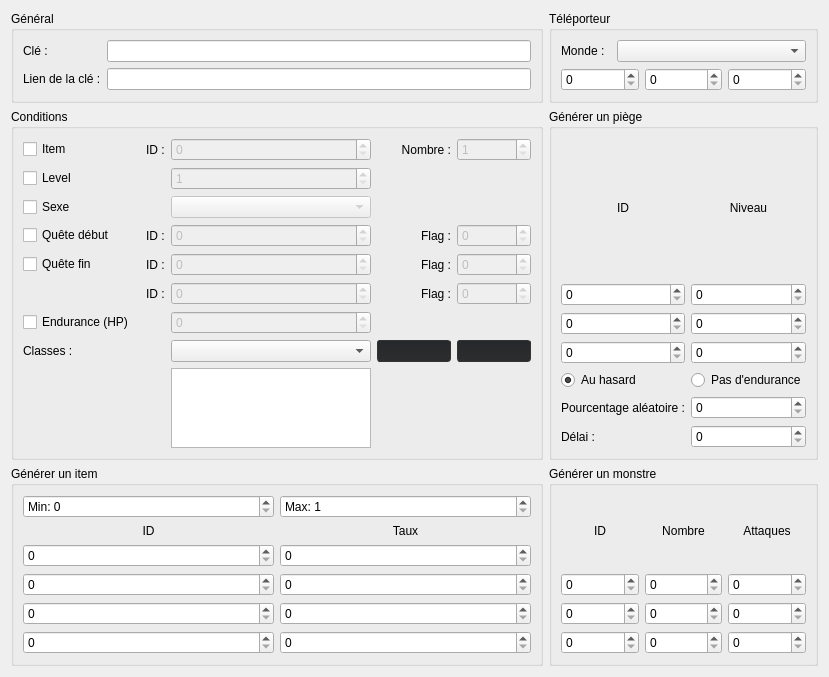
     <widget class="QWidget" name="tabCtrl">
      <attribute name="title">
       <string>Control</string>
      </attribute>
      <layout class="QGridLayout" name="gridLayout_4">
       <item row="0" column="2">
        <widget class="QGroupBox" name="groupBox_6">
         <property name="title">
          <string>Téléporteur</string>
         </property>
         <layout class="QVBoxLayout" name="verticalLayout_6">
          <item>
           <layout class="QHBoxLayout" name="horizontalLayout_6">
            <property name="topMargin">
             <number>0</number>
            </property>
            <item>
             <widget class="QLabel" name="label_28">
              <property name="maximumSize">
               <size>
                <width>50</width>
                <height>16777215</height>
               </size>
              </property>
              <property name="text">
               <string>Monde : </string>
              </property>
             </widget>
            </item>
            <item>
             <widget class="QComboBox" name="ctrlTeleWorld"/>
            </item>
           </layout>
          </item>
          <item>
           <layout class="QHBoxLayout" name="horizontalLayout_7">
            <property name="topMargin">
             <number>0</number>
            </property>
            <item>
             <widget class="QSpinBox" name="ctrlTeleWorldX">
              <property name="maximum">
               <number>999999</number>
              </property>
             </widget>
            </item>
            <item>
             <widget class="QSpinBox" name="ctrlTeleWorldY">
              <property name="maximum">
               <number>999999</number>
              </property>
             </widget>
            </item>
            <item>
             <widget class="QSpinBox" name="ctrlTeleWorldZ">
              <property name="maximum">
               <number>999999</number>
              </property>
             </widget>
            </item>
           </layout>
          </item>
         </layout>
        </widget>
       </item>
       <item row="2" column="2">
        <widget class="QGroupBox" name="groupBox_10">
         <property name="title">
          <string>Générer un monstre</string>
         </property>
         <layout class="QGridLayout" name="gridLayout_6">
          <item row="0" column="1">
           <widget class="QLabel" name="label_38">
            <property name="text">
             <string>ID</string>
            </property>
            <property name="alignment">
             <set>Qt::AlignCenter</set>
            </property>
           </widget>
          </item>
          <item row="0" column="3">
           <widget class="QLabel" name="label_40">
            <property name="text">
             <string>Attaques</string>
            </property>
            <property name="alignment">
             <set>Qt::AlignCenter</set>
            </property>
           </widget>
          </item>
          <item row="0" column="2">
           <widget class="QLabel" name="label_39">
            <property name="text">
             <string>Nombre</string>
            </property>
            <property name="alignment">
             <set>Qt::AlignCenter</set>
            </property>
           </widget>
          </item>
          <item row="2" column="1">
           <widget class="QSpinBox" name="ctrlMon1ID">
            <property name="maximum">
             <number>2147483647</number>
            </property>
           </widget>
          </item>
          <item row="3" column="1">
           <widget class="QSpinBox" name="ctrlMon2ID">
            <property name="maximum">
             <number>2147483647</number>
            </property>
           </widget>
          </item>
          <item row="1" column="2">
           <widget class="QSpinBox" name="ctrlMon0Num">
            <property name="maximum">
             <number>100</number>
            </property>
           </widget>
          </item>
          <item row="2" column="2">
           <widget class="QSpinBox" name="ctrlMon1Num">
            <property name="maximum">
             <number>100</number>
            </property>
           </widget>
          </item>
          <item row="3" column="2">
           <widget class="QSpinBox" name="ctrlMon2Num">
            <property name="maximum">
             <number>100</number>
            </property>
           </widget>
          </item>
          <item row="1" column="3">
           <widget class="QSpinBox" name="ctrlMon0Attack">
            <property name="maximum">
             <number>100</number>
            </property>
           </widget>
          </item>
          <item row="2" column="3">
           <widget class="QSpinBox" name="ctrlMon1Attack">
            <property name="maximum">
             <number>100</number>
            </property>
           </widget>
          </item>
          <item row="3" column="3">
           <widget class="QSpinBox" name="ctrlMon2Attack">
            <property name="maximum">
             <number>100</number>
            </property>
           </widget>
          </item>
          <item row="1" column="1">
           <widget class="QSpinBox" name="ctrlMon0ID">
            <property name="maximum">
             <number>2147483647</number>
            </property>
           </widget>
          </item>
         </layout>
        </widget>
       </item>
       <item row="0" column="0">
        <widget class="QGroupBox" name="groupBox_7">
         <property name="title">
          <string>Général</string>
         </property>
         <layout class="QFormLayout" name="formLayout_6">
          <item row="0" column="0">
           <widget class="QLabel" name="label_34">
            <property name="text">
             <string>Clé :</string>
            </property>
           </widget>
          </item>
          <item row="1" column="0">
           <widget class="QLabel" name="label_35">
            <property name="text">
             <string>Lien de la clé :</string>
            </property>
           </widget>
          </item>
          <item row="1" column="1">
           <widget class="QLineEdit" name="ctrlLinkKey">
            <property name="maxLength">
             <number>63</number>
            </property>
           </widget>
          </item>
          <item row="0" column="1">
           <widget class="QLineEdit" name="ctrlKey">
            <property name="maxLength">
             <number>63</number>
            </property>
           </widget>
          </item>
         </layout>
        </widget>
       </item>
       <item row="2" column="0">
        <widget class="QGroupBox" name="groupBox_8">
         <property name="title">
          <string>Générer un item</string>
         </property>
         <layout class="QGridLayout" name="gridLayout_5">
          <item row="0" column="1">
           <widget class="QSpinBox" name="ctrlItemMax">
            <property name="prefix">
             <string>Max: </string>
            </property>
            <property name="minimum">
             <number>1</number>
            </property>
            <property name="maximum">
             <number>100</number>
            </property>
           </widget>
          </item>
          <item row="2" column="1">
           <widget class="QLabel" name="label_37">
            <property name="text">
             <string>Taux</string>
            </property>
            <property name="alignment">
             <set>Qt::AlignCenter</set>
            </property>
           </widget>
          </item>
          <item row="3" column="1">
           <widget class="QSpinBox" name="ctrlItem0Per">
            <property name="maximum">
             <number>2147483647</number>
            </property>
           </widget>
          </item>
          <item row="4" column="1">
           <widget class="QSpinBox" name="ctrlItem1Per">
            <property name="maximum">
             <number>2147483647</number>
            </property>
           </widget>
          </item>
          <item row="5" column="1">
           <widget class="QSpinBox" name="ctrlItem2Per">
            <property name="maximum">
             <number>2147483647</number>
            </property>
           </widget>
          </item>
          <item row="5" column="0">
           <widget class="QSpinBox" name="ctrlItem2ID">
            <property name="maximum">
             <number>2147483647</number>
            </property>
           </widget>
          </item>
          <item row="4" column="0">
           <widget class="QSpinBox" name="ctrlItem1ID">
            <property name="maximum">
             <number>2147483647</number>
            </property>
           </widget>
          </item>
          <item row="3" column="0">
           <widget class="QSpinBox" name="ctrlItem0ID">
            <property name="maximum">
             <number>2147483647</number>
            </property>
           </widget>
          </item>
          <item row="2" column="0">
           <widget class="QLabel" name="label_36">
            <property name="text">
             <string>ID</string>
            </property>
            <property name="alignment">
             <set>Qt::AlignCenter</set>
            </property>
           </widget>
          </item>
          <item row="0" column="0">
           <widget class="QSpinBox" name="ctrlItemMin">
            <property name="prefix">
             <string>Min: </string>
            </property>
           </widget>
          </item>
          <item row="6" column="0">
           <widget class="QSpinBox" name="ctrlItem3ID">
            <property name="maximum">
             <number>2147483647</number>
            </property>
           </widget>
          </item>
          <item row="6" column="1">
           <widget class="QSpinBox" name="ctrlItem3Per">
            <property name="maximum">
             <number>2147483647</number>
            </property>
           </widget>
          </item>
         </layout>
        </widget>
       </item>
       <item row="1" column="0">
        <widget class="QGroupBox" name="groupBox_5">
         <property name="title">
          <string>Conditions</string>
         </property>
         <layout class="QGridLayout" name="gridLayout_3">
          <item row="0" column="2">
           <widget class="QLabel" name="label_25">
            <property name="text">
             <string>ID :</string>
            </property>
           </widget>
          </item>
          <item row="0" column="6">
           <widget class="QSpinBox" name="ctrlCondItemID">
            <property name="enabled">
             <bool>false</bool>
            </property>
            <property name="maximum">
             <number>2147483647</number>
            </property>
           </widget>
          </item>
          <item row="0" column="7">
           <widget class="QLabel" name="label_24">
            <property name="text">
             <string>Nombre :</string>
            </property>
            <property name="alignment">
             <set>Qt::AlignRight|Qt::AlignTrailing|Qt::AlignVCenter</set>
            </property>
           </widget>
          </item>
          <item row="0" column="0">
           <widget class="QCheckBox" name="ctrlCondItem">
            <property name="text">
             <string>Item</string>
            </property>
           </widget>
          </item>
          <item row="0" column="9">
           <widget class="QSpinBox" name="ctrlCondItemCount">
            <property name="enabled">
             <bool>false</bool>
            </property>
            <property name="minimum">
             <number>1</number>
            </property>
            <property name="maximum">
             <number>9</number>
            </property>
           </widget>
          </item>
          <item row="1" column="0">
           <widget class="QCheckBox" name="ctrlCondLevel">
            <property name="text">
             <string>Level</string>
            </property>
           </widget>
          </item>
          <item row="1" column="6">
           <widget class="QSpinBox" name="ctrlCondMinLevel">
            <property name="enabled">
             <bool>false</bool>
            </property>
            <property name="minimum">
             <number>1</number>
            </property>
            <property name="maximum">
             <number>999</number>
            </property>
           </widget>
          </item>
          <item row="2" column="0">
           <widget class="QCheckBox" name="ctrlCondSex">
            <property name="text">
             <string>Sexe</string>
            </property>
           </widget>
          </item>
          <item row="2" column="6">
           <widget class="QComboBox" name="ctrlCondSexType">
            <property name="enabled">
             <bool>false</bool>
            </property>
           </widget>
          </item>
          <item row="3" column="0" colspan="2">
           <widget class="QCheckBox" name="ctrlCondQuestBeg">
            <property name="text">
             <string>Quête début</string>
            </property>
           </widget>
          </item>
          <item row="3" column="2">
           <widget class="QLabel" name="label_29">
            <property name="maximumSize">
             <size>
              <width>20</width>
              <height>16777215</height>
             </size>
            </property>
            <property name="text">
             <string>ID :</string>
            </property>
           </widget>
          </item>
          <item row="3" column="6">
           <widget class="QSpinBox" name="ctrlCondQuest0ID">
            <property name="enabled">
             <bool>false</bool>
            </property>
            <property name="minimumSize">
             <size>
              <width>103</width>
              <height>0</height>
             </size>
            </property>
            <property name="maximum">
             <number>2147483647</number>
            </property>
           </widget>
          </item>
          <item row="3" column="7">
           <widget class="QLabel" name="label_26">
            <property name="text">
             <string>Flag :</string>
            </property>
            <property name="alignment">
             <set>Qt::AlignRight|Qt::AlignTrailing|Qt::AlignVCenter</set>
            </property>
           </widget>
          </item>
          <item row="3" column="9">
           <widget class="QSpinBox" name="ctrlCondQuest0Flag">
            <property name="enabled">
             <bool>false</bool>
            </property>
            <property name="maximum">
             <number>9999</number>
            </property>
           </widget>
          </item>
          <item row="7" column="0">
           <widget class="QLabel" name="label_27">
            <property name="text">
             <string>Classes :</string>
            </property>
           </widget>
          </item>
          <item row="7" column="6">
           <widget class="QComboBox" name="ctrlCondJobList"/>
          </item>
          <item row="7" column="7">
           <widget class="QPushButton" name="ctrlCondAddJob">
            <property name="styleSheet">
             <string notr="true">QPushButton {
border: 1px solid #333333;
border-radius: 3px;
	background-color: qlineargradient(spread:pad, x1:0, y1:1, x2:0, y2:0, stop:0 rgba(45, 45, 46, 255), stop:1 rgba(37, 40, 43, 255));
padding: 3px 20px;

}

QPushButton:hover {
	background-color: qlineargradient(spread:pad, x1:0, y1:1, x2:0, y2:0, stop:0 rgba(37, 37, 38, 255), stop:1 rgba(27, 29, 31, 255));
}
</string>
            </property>
            <property name="text">
             <string/>
            </property>
            <property name="icon">
             <iconset resource="MainFrame.qrc">
              <normaloff>:/MainFrame/Resources/Icons_New/plus-math.png</normaloff>:/MainFrame/Resources/Icons_New/plus-math.png</iconset>
            </property>
           </widget>
          </item>
          <item row="7" column="9">
           <widget class="QPushButton" name="ctrlCondRemoveJob">
            <property name="styleSheet">
             <string notr="true">QPushButton {
border: 1px solid #333333;
border-radius: 3px;
	background-color: qlineargradient(spread:pad, x1:0, y1:1, x2:0, y2:0, stop:0 rgba(45, 45, 46, 255), stop:1 rgba(37, 40, 43, 255));
padding: 3px 20px;

}

QPushButton:hover {
	background-color: qlineargradient(spread:pad, x1:0, y1:1, x2:0, y2:0, stop:0 rgba(37, 37, 38, 255), stop:1 rgba(27, 29, 31, 255));
}
</string>
            </property>
            <property name="text">
             <string/>
            </property>
            <property name="icon">
             <iconset resource="MainFrame.qrc">
              <normaloff>:/MainFrame/Resources/Icons_New/trash.png</normaloff>:/MainFrame/Resources/Icons_New/trash.png</iconset>
            </property>
           </widget>
          </item>
          <item row="8" column="6">
           <widget class="QListWidget" name="ctrlCondJobs">
            <property name="maximumSize">
             <size>
              <width>200</width>
              <height>80</height>
             </size>
            </property>
            <property name="editTriggers">
             <set>QAbstractItemView::NoEditTriggers</set>
            </property>
           </widget>
          </item>
          <item row="5" column="9">
           <widget class="QSpinBox" name="ctrlCondQuest2Flag">
            <property name="enabled">
             <bool>false</bool>
            </property>
            <property name="maximum">
             <number>9999</number>
            </property>
           </widget>
          </item>
          <item row="4" column="6">
           <widget class="QSpinBox" name="ctrlCondQuest1ID">
            <property name="enabled">
             <bool>false</bool>
            </property>
            <property name="minimumSize">
             <size>
              <width>103</width>
              <height>0</height>
             </size>
            </property>
            <property name="maximum">
             <number>2147483647</number>
            </property>
           </widget>
          </item>
          <item row="4" column="9">
           <widget class="QSpinBox" name="ctrlCondQuest1Flag">
            <property name="enabled">
             <bool>false</bool>
            </property>
            <property name="maximum">
             <number>9999</number>
            </property>
           </widget>
          </item>
          <item row="4" column="2">
           <widget class="QLabel" name="label_31">
            <property name="maximumSize">
             <size>
              <width>20</width>
              <height>16777215</height>
             </size>
            </property>
            <property name="text">
             <string>ID :</string>
            </property>
           </widget>
          </item>
          <item row="4" column="7">
           <widget class="QLabel" name="label_30">
            <property name="text">
             <string>Flag :</string>
            </property>
            <property name="alignment">
             <set>Qt::AlignRight|Qt::AlignTrailing|Qt::AlignVCenter</set>
            </property>
           </widget>
          </item>
          <item row="4" column="0">
           <widget class="QCheckBox" name="ctrlCondQuestEnd">
            <property name="text">
             <string>Quête fin</string>
            </property>
           </widget>
          </item>
          <item row="5" column="6">
           <widget class="QSpinBox" name="ctrlCondQuest2ID">
            <property name="enabled">
             <bool>false</bool>
            </property>
            <property name="minimumSize">
             <size>
              <width>103</width>
              <height>0</height>
             </size>
            </property>
            <property name="maximum">
             <number>2147483647</number>
            </property>
           </widget>
          </item>
          <item row="5" column="2">
           <widget class="QLabel" name="label_33">
            <property name="maximumSize">
             <size>
              <width>20</width>
              <height>16777215</height>
             </size>
            </property>
            <property name="text">
             <string>ID :</string>
            </property>
           </widget>
          </item>
          <item row="5" column="7">
           <widget class="QLabel" name="label_32">
            <property name="text">
             <string>Flag :</string>
            </property>
            <property name="alignment">
             <set>Qt::AlignRight|Qt::AlignTrailing|Qt::AlignVCenter</set>
            </property>
           </widget>
          </item>
          <item row="6" column="0">
           <widget class="QCheckBox" name="ctrlCondEndu">
            <property name="text">
             <string>Endurance (HP)</string>
            </property>
           </widget>
          </item>
          <item row="6" column="6">
           <widget class="QSpinBox" name="ctrlCondMinHP">
            <property name="enabled">
             <bool>false</bool>
            </property>
            <property name="maximum">
             <number>2147483647</number>
            </property>
           </widget>
          </item>
         </layout>
        </widget>
       </item>
       <item row="1" column="2">
        <widget class="QGroupBox" name="groupBox_9">
         <property name="title">
          <string>Générer un piège</string>
         </property>
         <layout class="QGridLayout" name="gridLayout_7">
          <item row="5" column="1">
           <widget class="QSpinBox" name="ctrlTrapRandomPer">
            <property name="maximum">
             <number>999999</number>
            </property>
           </widget>
          </item>
          <item row="5" column="0">
           <widget class="QLabel" name="label_43">
            <property name="text">
             <string>Pourcentage aléatoire :</string>
            </property>
           </widget>
          </item>
          <item row="4" column="1">
           <widget class="QRadioButton" name="ctrlTrapNoEndu">
            <property name="text">
             <string>Pas d'endurance</string>
            </property>
           </widget>
          </item>
          <item row="4" column="0">
           <widget class="QRadioButton" name="ctrlTrapRandom">
            <property name="text">
             <string>Au hasard</string>
            </property>
            <property name="checked">
             <bool>true</bool>
            </property>
           </widget>
          </item>
          <item row="3" column="1">
           <widget class="QSpinBox" name="ctrlTrap2Level">
            <property name="maximum">
             <number>20</number>
            </property>
           </widget>
          </item>
          <item row="2" column="1">
           <widget class="QSpinBox" name="ctrlTrap1Level">
            <property name="maximum">
             <number>20</number>
            </property>
           </widget>
          </item>
          <item row="1" column="1">
           <widget class="QSpinBox" name="ctrlTrap0Level">
            <property name="maximum">
             <number>20</number>
            </property>
           </widget>
          </item>
          <item row="3" column="0">
           <widget class="QSpinBox" name="ctrlTrap2ID">
            <property name="maximum">
             <number>2147483647</number>
            </property>
           </widget>
          </item>
          <item row="1" column="0">
           <widget class="QSpinBox" name="ctrlTrap0ID">
            <property name="maximum">
             <number>2147483647</number>
            </property>
           </widget>
          </item>
          <item row="2" column="0">
           <widget class="QSpinBox" name="ctrlTrap1ID">
            <property name="maximum">
             <number>2147483647</number>
            </property>
           </widget>
          </item>
          <item row="0" column="0">
           <widget class="QLabel" name="label_41">
            <property name="text">
             <string>ID</string>
            </property>
            <property name="alignment">
             <set>Qt::AlignCenter</set>
            </property>
           </widget>
          </item>
          <item row="0" column="1">
           <widget class="QLabel" name="label_42">
            <property name="text">
             <string>Niveau</string>
            </property>
            <property name="alignment">
             <set>Qt::AlignCenter</set>
            </property>
           </widget>
          </item>
          <item row="6" column="1">
           <widget class="QSpinBox" name="ctrlTrapDelay">
            <property name="maximum">
             <number>10000</number>
            </property>
           </widget>
          </item>
          <item row="6" column="0">
           <widget class="QLabel" name="label_44">
            <property name="text">
             <string>Délai :</string>
            </property>
           </widget>
          </item>
         </layout>
        </widget>
       </item>
      </layout>
     </widget>
